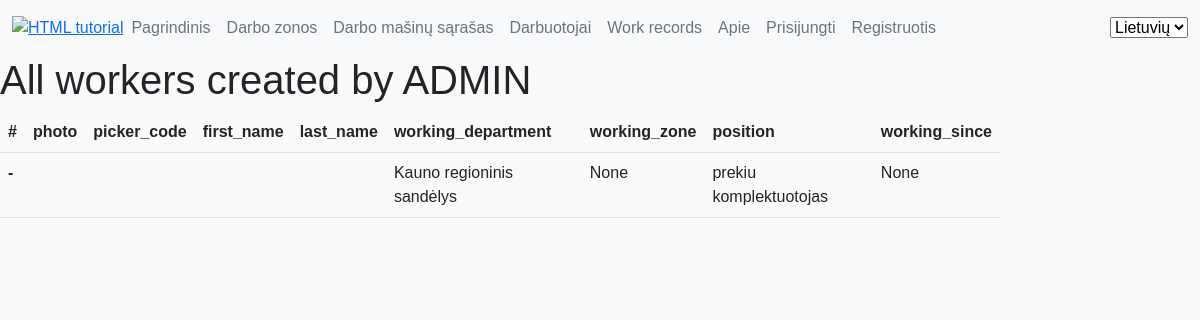
Before: /lm/workers/ with the older database file.
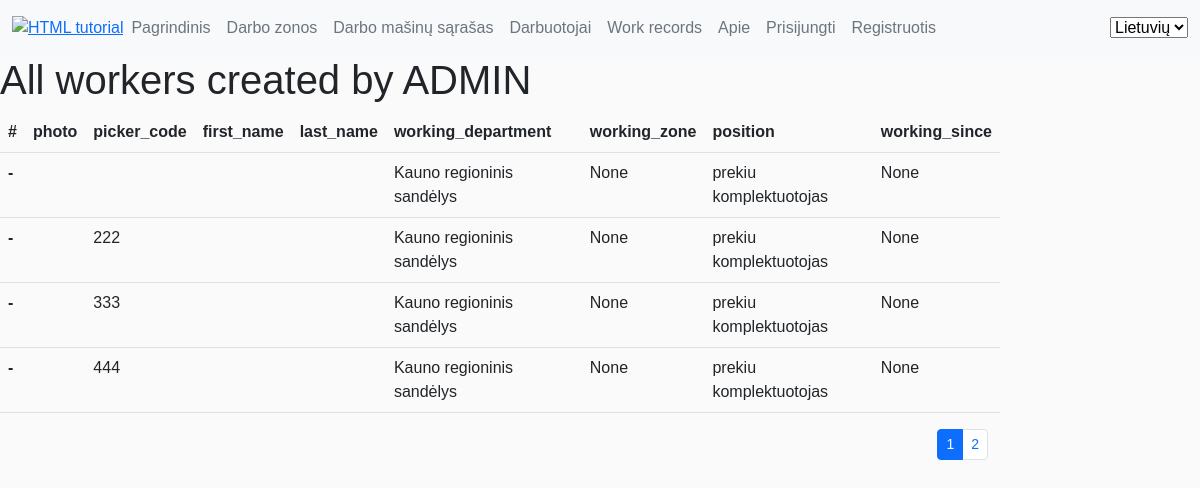
After: the same page with the newer database file.
### lm/models.py (models this page shows, shortened)
class MyUser(AbstractBaseUser):
    email = models.EmailField(
        verbose_name='email address',
        max_length=255,
        unique=True,
    )
    date_of_birth = models.DateField(null=True, blank=True,)
    is_active = models.BooleanField(default=True)
    is_admin = models.BooleanField(default=False)
    objects = MyUserManager()
    USERNAME_FIELD = 'email'
    picker_code = models.CharField(_('Piker code'),help_text='rinkejo_kodas', max_length=3, unique=True)
    first_name = models.CharField(_('First name'),help_text='Vardas', max_length=80)
    last_name = models.CharField(_('Last name'),help_text='Pavardė', max_length=80)
    working_zone = models.ForeignKey('Darbo_zona_sandelyje',null=True, on_delete=models.SET_NULL)
    working_department_choices = (
        ('Vilniaus apsk', 'Vilniaus apsk'),
        ('Vilniaus regioninis sandėlys', 'Vilniaus regioninis sandėlys'),
        ('Kauno apsk', 'Kauno apsk'),
        ('Kauno regioninis sandėlys', 'Kauno regioninis sandėlys'),
        ('Klaipėdos apsk', 'Klaipėdos apsk'),
    )
    working_department = models.CharField(_('Working disctric or logistic warehouse'),max_length=80, choices=working_department_choices, default='Kauno regioninis sandėlys',
                                help_text='Kurioje (-iame) apskrityje/logistikos sandėlyje dirbate', blank=True)
    position_choices = (
        ('grupes vadovas','grupes vadovas'),
        ('grupes vadovo asistentas', 'grupes vadovo asistentas'),
        ('grupes vadovo asistentas', 'grupes vadovo asistentas'),
        ('prekiu komplektuotojas', 'prekiu komplektuotojas'))
    position = models.CharField(_('Working position'),max_length=80, choices=position_choices, default='prekiu komplektuotojas', help_text='Darbuotojo pareigos',blank=True)
    photo = models.ImageField(help_text='Darbuotojo foto arba avataras', upload_to='photos', null=True, blank=True)
    working_since = models.DateField(_('Working since'),help_text='Darbo pradžia LIDL imoneje', null=True, blank=True)
    class Meta:
        ordering = ['last_name', 'first_name']
        verbose_name = _("Worker")
        verbose_name_plural = _("Workers")

### lm/views.py (the view)
# urls.py: path('workers/', views.workers, name='workers'),
def workers(request):
    paginator = Paginator(MyUser.objects.all(), 4)
    page_number = request.GET.get('page')
    paged_workers = paginator.get_page(page_number)
    context = {
        'workers': paged_workers
    }
    return render(request, 'lm/workers.html', context=context)

### lm/templates/lm/workers.html (shortened to what this page needs)
{% extends 'base.html' %}
{% load i18n %}
{% load static %}
{% block content %}
<h1>{% trans "All workers created by ADMIN" %} </h1>
<table class="table">
  <thead>
    <tr>
      <th scope="col">#</th>
      <th scope="col">photo</th>
      <th scope="col">picker_code</th>
      <th scope="col">first_name</th>
      <th scope="col">last_name</th>
      <th scope="col">working_department</th>
      <th scope="col">working_zone</th>
          <th scope="col">position</th>
          <th scope="col">working_since</th>
    </tr>
  </thead>
  {% for worker in workers %}
  <tbody>
    <tr>
      <th scope="row">-</th>
      <td>        <img width=40vh class="rounded-circle account-img" src="{%if worker.photo%} {{worker.photo.url}} {%else%} {% endif %}">
</td>
      <td>{{worker.picker_code}}</td>
      <td>{{worker.first_name}}</td>
      <td>{{worker.last_name}}</td>
            <td>{{worker.working_department}}</td>
            <td>{{worker.working_zone}}</td>
            <td>{{worker.position}}</td>
            <td>{{worker.working_since}}</td>
    </tr>
  </tbody>
   {% endfor %}
</table>
<div class="container">
  <nav aria-label="...">
    {% if workers.has_other_pages %}
    <ul class="pagination pagination-sm justify-content-end">
      {% for i in workers.paginator.page_range %}
        {% if workers.number == i %}
      <li class="page-item active">
        <a class="page-link">{{i}}</a>
      </li>
      {% else %}
      <li class="page-item">
        <a class="page-link" href="?page={{i}}">{{ i }}</a>
      </li>
      {% endif %}
      {% endfor %}
    </ul>
    {% endif %}
  </nav>
</div>
{% endblock %}

### templates/base.html (shortened to what this page needs)
<!DOCTYPE html>
<html lang="en">
<head>
    <link href="https://cdn.jsdelivr.net/npm/bootstrap@5.2.2/dist/css/bootstrap.min.css" rel="stylesheet">
    {% load static %}
{% load i18n %}
    <link rel="stylesheet" href="{% static 'app.css' %}">
</head>
 <body>
<nav class="navbar navbar-expand-lg bg-light">
    <div class="container-fluid">
        <a href="{% url 'index' %}"><img src="/static/logo.png" alt="HTML tutorial" style="width: 15vh;height: auto;"></a>
        <div class="collapse navbar-collapse d-flex justify-content-end" id="navbarSupportedContent">
            <ul class="navbar-nav me-auto mb-2 mb-lg-0">
                <li>
                    <a class="nav-link text-secondary" href="{% url 'index' %}">{% trans "Home" %}</a>
                </li>
                <li class="nav-item">
                    <a class="nav-link text-secondary" aria-current="page" href="{% url 'working_zones' %}">{% trans "Working Zones" %}</a>
                </li>
                <li class="nav-item">
                    <a class="nav-link text-secondary" href="{% url 'working_machines_list' %}">{% trans "Working machines list" %}</a>
                </li>
                <li class="nav-item">
                    <a class="nav-link text-secondary" href="{% url 'workers' %}">{% trans "Workers" %}</a>
                </li>
                  <li class="nav-item">
                    <a class="nav-link text-secondary" href="{% url 'work_records' %}">{% trans "Work records" %}</a>
                </li>
                <li class="nav-item">
                    <a class="nav-link text-secondary" href="{% url 'about' %}">{% trans "About" %}</a>
                <li>
                {% if user.is_authenticated %}
                <li class="nav-item">
                    <a class="nav-link text-secondary" href="">
                        <svg class="bi bi-person" width="1.5em" height="1.5em" viewBox="0 0 16 16" fill="currentColor"
                             xmlns="http://www.w3.org/2000/svg">
                            <path fill-rule="evenodd"
                                  d="M13 14s1 0 1-1-1-4-6-4-6 3-6 4 1 1 1 1h10zm-9.995-.944v-.002.002zM3.022 13h9.956a.274.274 0 00.014-.002l.008-.002c-.001-.246-.154-.986-.832-1.664C11.516 10.68 10.289 10 8 10c-2.29 0-3.516.68-4.168 1.332-.678.678-.83 1.418-.832 1.664a1.05 1.05 0 00.022.004zm9.974.056v-.002.002zM8 7a2 2 0 100-4 2 2 0 000 4zm3-2a3 3 0 11-6 0 3 3 0 016 0z"
                                  clip-rule="evenodd"/>
                        </svg>
                         <strong>{{user.get_username.upper}}</strong></a></li>
                <li class="nav-item">
                    <a class="nav-link text-secondary" href="{% url 'dashboard' %}">{% trans "Dashboard" %}</a>
                </li>
   <li>
     <div class="dropdown">
         <button class="btn btn-secondary dropdown-toggle" type="button" id="dropdownMenuButton1" data-bs-toggle="dropdown" aria-expanded="false">
          {% trans "User actions" %}
         </button>
        <div class="dropdown-menu" aria-labelledby="navbarDropdown">
          <a class="dropdown-item" href="#">{% trans "Add working day" %}</a>
          <a class="dropdown-item" href="#">{% trans "Add note" %}</a>
          <div class="dropdown-divider"></div>
          <a class="dropdown-item" href="#">{% trans "Book working machine" %}</a>
        </div>
     </div>
   </li>
                <li class="nav-item">
                    <a class="nav-link text-secondary" href="{% url 'logout' %}?next=/ ">{% trans "Logout" %}</a>
                </li>
                {% else %}
                <li class="nav-item">
                    <a class="nav-link text-secondary" href="{% url 'login' %}?next={{request.path}}">{% trans "Login" %}</a>
                </li>
                <li class="nav-item">
                    <a class="nav-link text-secondary" href="{% url 'register' %}">{% trans "Register" %}</a>
                </li>
                {% endif %}
            </ul>
                {% load static %}
            <form action="{% url 'set_language' %}" method="post">
                <select name="language" onchange="this.form.submit()">
                    {% load static %}
                    {% get_current_language as LANGUAGE_CODE %}
                    {% get_available_languages as LANGUAGES %}
                    {% for lang in LANGUAGES %}
                    <option style="background-image: url({% static 'images/lt.png' %});" value="{{lang.0}}" {% if lang.0 == LANGUAGE_CODE %} selected="selected" {% endif %}>
                          {{lang.1}}
                    </option>
                    {% endfor %}
                </select>
            </form>
        </div>
    </div>
</nav>
    <div class="col-sm-10">
    {% block content %}
    {% endblock %}
    </div>
</body>
</html>

### static/app.css (style rules this page uses)
body { background-color:#fafafa }
body { font-family:Arial,"MS Trebuchet",sans-serif }

Changed rows visible on the page:
added MyUser: picker_code "222", working_department "Kauno regioninis sandėlys", working_zone "None", position "prekiu komplektuotojas", working_since "None"
added MyUser: picker_code "333", working_department "Kauno regioninis sandėlys", working_zone "None", position "prekiu komplektuotojas", working_since "None"
added MyUser: picker_code "444", working_department "Kauno regioninis sandėlys", working_zone "None", position "prekiu komplektuotojas", working_since "None"
Other visible differences:
new list line: "1"
new list line: "2"
